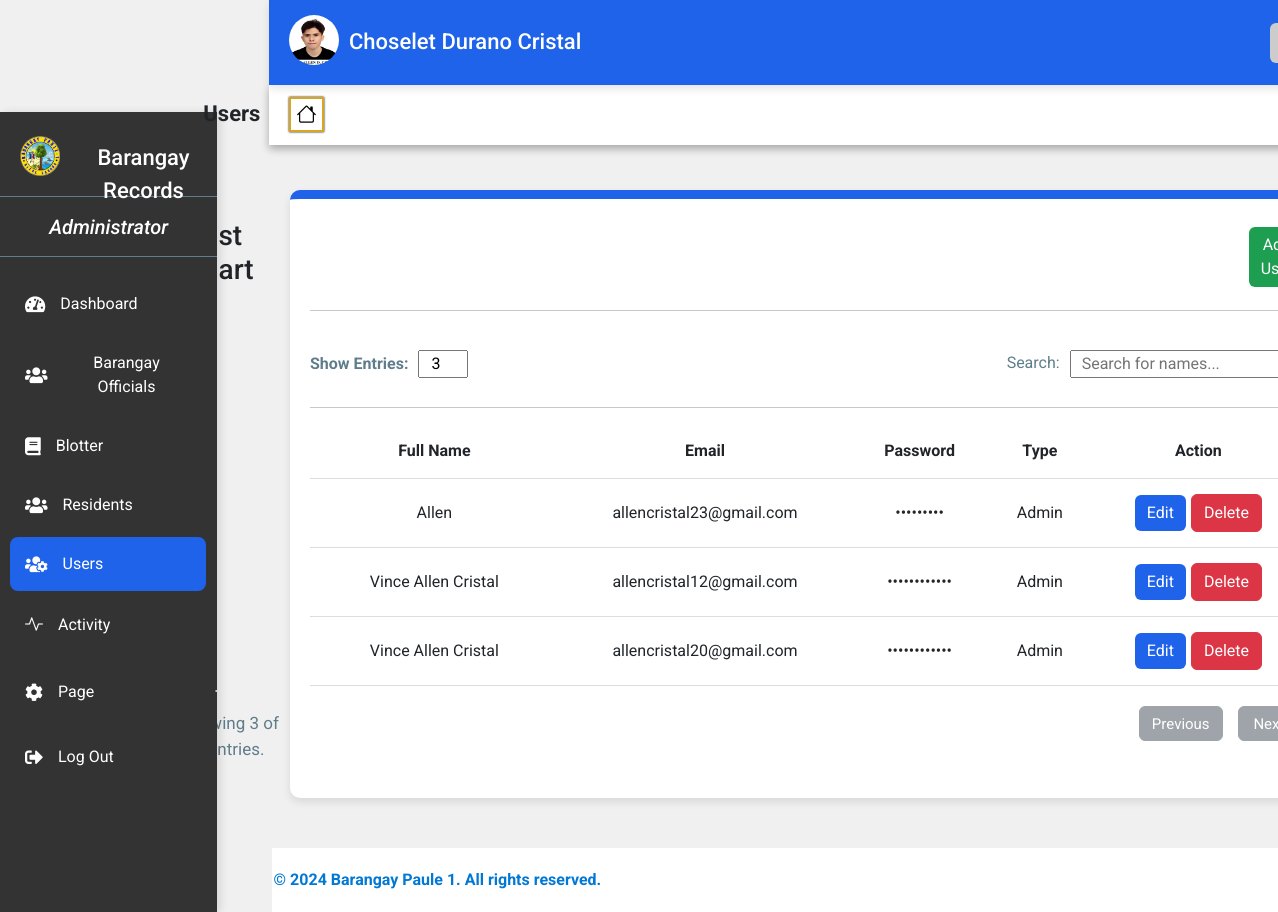
Page /Users.php (signed in) on the committed database.
### tables this page shows
CREATE TABLE `proof_of_identity` (
  `id` int(11) NOT NULL,
  `picture` varchar(255) NOT NULL,
  `valid_id` varchar(255) NOT NULL,
  `created_at` timestamp NOT NULL DEFAULT current_timestamp()
);

CREATE TABLE `profiledata` (
  `id` int(11) NOT NULL,
  `firstname` varchar(50) NOT NULL,
  `middlename` varchar(50) DEFAULT NULL,
  `lastname` varchar(50) NOT NULL,
  `gender` enum('Male','Female','Other') NOT NULL,
  `birthdate` date NOT NULL,
  `email` varchar(100) NOT NULL,
  `contact` varchar(20) NOT NULL,
  `religion` varchar(50) NOT NULL,
  `status` enum('Single','Married','Divorced','Widowed') NOT NULL,
  `emergency_person` varchar(100) NOT NULL,
  `emergency_contact` varchar(20) NOT NULL,
  `created_at` timestamp NOT NULL DEFAULT current_timestamp()
);

CREATE TABLE `users` (
  `id` int(11) NOT NULL,
  `fullName` varchar(255) NOT NULL,
  `userName` varchar(255) NOT NULL,
  `password` varchar(255) NOT NULL,
  `userType` enum('Admin','Resident') NOT NULL
);

### Users.php (the view, shortened to what this page needs)
<!DOCTYPE html>
<html lang="en">
<head>
  <link href="https://cdn.jsdelivr.net/npm/bootstrap@5.3.3/dist/css/bootstrap.min.css" rel="stylesheet">
  <link href="https://cdnjs.cloudflare.com/ajax/libs/font-awesome/5.15.3/css/all.min.css" rel="stylesheet">
  <link href="https://cdn.jsdelivr.net/npm/bootstrap-icons@1.8.1/font/bootstrap-icons.css" rel="stylesheet">
  <link rel="stylesheet" href="https://cdnjs.cloudflare.com/ajax/libs/limonte-sweetalert2/11.1.7/sweetalert2.min.css">
  <link rel="stylesheet" href="Users.css">
</head>
<body>
  <div>
    <div class="header" style="margin-left: 269px;">
      <div class="picfetch">
        <?php
            include 'connection.php';
              $sql = "SELECT * FROM proof_of_identity WHERE id = (SELECT id FROM profiledata WHERE email = ?)";
              $stmt = $conn->prepare($sql);
              $stmt->bind_param("s", $_SESSION['username']);
              $stmt->execute();
              $result = $stmt->get_result();
            if ($result->num_rows > 0) {
                $row = $result->fetch_assoc();
                $picture = $row["picture"];
            } else {
                $picture = "";
            }
              $sql = "SELECT * FROM profiledata WHERE email = ?";
              $stmt = $conn->prepare($sql);
              $stmt->bind_param("s", $_SESSION['username']);
              $stmt->execute();
              $result = $stmt->get_result();
            if ($result->num_rows > 0) {
              $row = $result->fetch_assoc();
              $firstname = $row["firstname"];
              $middlename = $row["middlename"];
              $lastname = $row["lastname"];
            } else {
              $firstname = "";
              $middlename = "";
              $lastname = "";
            }
          ?>
          <img src="<?php echo $picture; ?>" width="80px" height="80px" onerror="this.style.display='none';">
          <p class="p"><?php echo $firstname . " " . $middlename . " " . $lastname; ?></p>
      </div>
      <div class="profile-icon" onclick="toggleProfileDetails()">
      </div>
    </div>
    <div class="navigation" id="navigation">
        <div class="logo">
          <img src="images/logo1.png" alt="Barangay Logo" height="40px" width="40px">
          <p>Barangay Records</p>
        </div>
        <div class="administrators">
          <p><em> Administrator</em></p>
        </div>
        <a href="AdminDashboard.php" class="a1"><i class="fas fa-tachometer-alt"></i> Dashboard</a>
        <a href="BarangayOfficial.php" class="a1"><i class="fas fa-users"></i> Barangay Officials</a>
        <a href="Blotter.php" class="a1"><i class="fas fa-book"></i> Blotter</a>
        <a href="Resident.php" class="a1"><i class="fas fa-users"></i> Residents</a>
        <a href="Users.php" class="a1" id="user"><i class="fas fa-users-cog"></i> Users</a>
        <a href="Activity.php" class="a1"><i class="bi bi-activity"></i> Activity</a>
        <div class="dropdown" onclick="toggleDropdown()">
          <button class="btn btn-primary plus-toggle" type="button" id="dropdownMenuButton" >
            <i class="fas fa-cog"></i>Page <i class="bi bi-plus"></i>
          </button>
        </div>
        <a href="#" onclick="confirmLogout()" class="a1"><i class="fas fa-sign-out-alt"></i> Log Out</a>
      </div>
</div>
  <div class="title-with-icon" style="margin-left: 269px; z-index: 100;">
    <a href="AdminDashboard.php" title="Dashboard"><i class="bi bi-house"></i></a>
    <p>Users</p>
  </div>
  <?php
    include 'connection.php';
    $sql = "SELECT COUNT(*) AS totalUsers FROM users";
    $result = $conn->query($sql);
    if ($result->num_rows > 0) {
        $row = $result->fetch_assoc();
        $countUsers = $row['totalUsers'];
    } else {
        $countUsers = 0;
    }
  ?>
  <div class="users" id="barangayOfficialsDashboard">
      <div class="title-with-icon1">
          <h3>List Chart</h3>
          <button type="button" class="btn btn-success" onclick="showUserForm()">Add User</button>
      </div>
      <hr>
      <div class="heading-and-buttons">
          <div class="show-entries">
              <label for="entries">Show Entries: </label>
              <input type="number" title="number" placeholder="0" value="<?php echo $countUsers; ?>">
          </div>
          <div class="search-bar">
              <p>Search: </p>
              <input type="text" id="searchInput" onkeyup="searchUsers()" placeholder="Search for names..." style="padding-left: 10px;">
          </div>
      </div>
      <hr>
      <table class="table-no-border">
          <thead>
              <tr>
                  <th style="width: 25%;">Full Name</th>
                  <th>Email</th>
                  <th>Password</th>
                  <th>Type</th>
                  <th>Action</th>
              </tr>
          </thead>
          <tbody>
              <?php
              include 'connection.php';
              $limit = 5;
              $currentPage = isset($_GET['page']) ? $_GET['page'] : 1;
              $offset = ($currentPage - 1) * $limit;
              $searchInput = isset($_GET['search']) ? $_GET['search'] : '';
              $sql = "SELECT * FROM users WHERE fullName LIKE '%$searchInput%' LIMIT $limit OFFSET $offset";
              $result = $conn->query($sql);
              if ($result->num_rows > 0) {
                  while ($row = $result->fetch_assoc()) {
                      echo "<tr>";
                      echo "<td style='width: 25%;'>" . $row["fullName"] . "</td>";
                      echo "<td>" . $row["userName"] . "</td>";
                      echo "<td>";
                      echo str_repeat("&#8226;", strlen($row["password"]));
                      echo "</td>";
                      echo "<td>" . $row["userType"] . "</td>";
                      echo "<td class='action-buttons'>";
                      echo "<a href='#' onclick='editUser(" . $row['id'] . ")' class='btn btn-primary btnedit' style='margin-right:5px;'>Edit</a>";
                      echo "<button type='button' class='btn btn-danger' onclick='deleteUser(" . $row['id'] . ")'>Delete</button>";
                      echo "</td>";
                      echo "</tr>";
                  }
              } else {
                  echo "<tr><td colspan='5'>No matching records found</td></tr>";
              }
              ?>
          </tbody>
      </table>
      <div class="navigation-buttons">
          <p>Showing <?php echo $countUsers; ?> of <?php echo $limit; ?> entries.</p>
          <?php
          $totalPages = ceil($countUsers / $limit);
          ?>
          <a href="?page=<?php echo max(1, $currentPage - 1); ?>" class="btn <?php echo $currentPage == 1 ? 'btn-secondary disabled' : 'btn-primary'; ?>">Previous</a>
          <a href="?page=<?php echo min($totalPages, $currentPage + 1); ?>" class="btn <?php echo $currentPage == $totalPages ? 'btn-secondary disabled' : 'btn-primary'; ?>">Next</a>
      </div>
  </div>
  <footer class="footer" style="margin-top: 50px;">
    <div class="container">
        <p>&copy; 2024 Barangay Paule 1. All rights reserved.</p>
    </div>
  </footer>
</body>
</html>

### rows in the picture
proof_of_identity: picture (picture)
profiledata: firstname "Choselet", middlename "Durano", lastname "Cristal"
users: fullName "Allen", userName "allencristal23@gmail.com", password "•••••••••", userType "Admin"
users: fullName "Vince Allen Cristal", userName "allencristal12@gmail.com", password "••••••••••••", userType "Admin"
users: fullName "Vince Allen Cristal", userName "allencristal20@gmail.com", password "••••••••••••", userType "Admin"

### other values in the picture
$countUsers "3"
